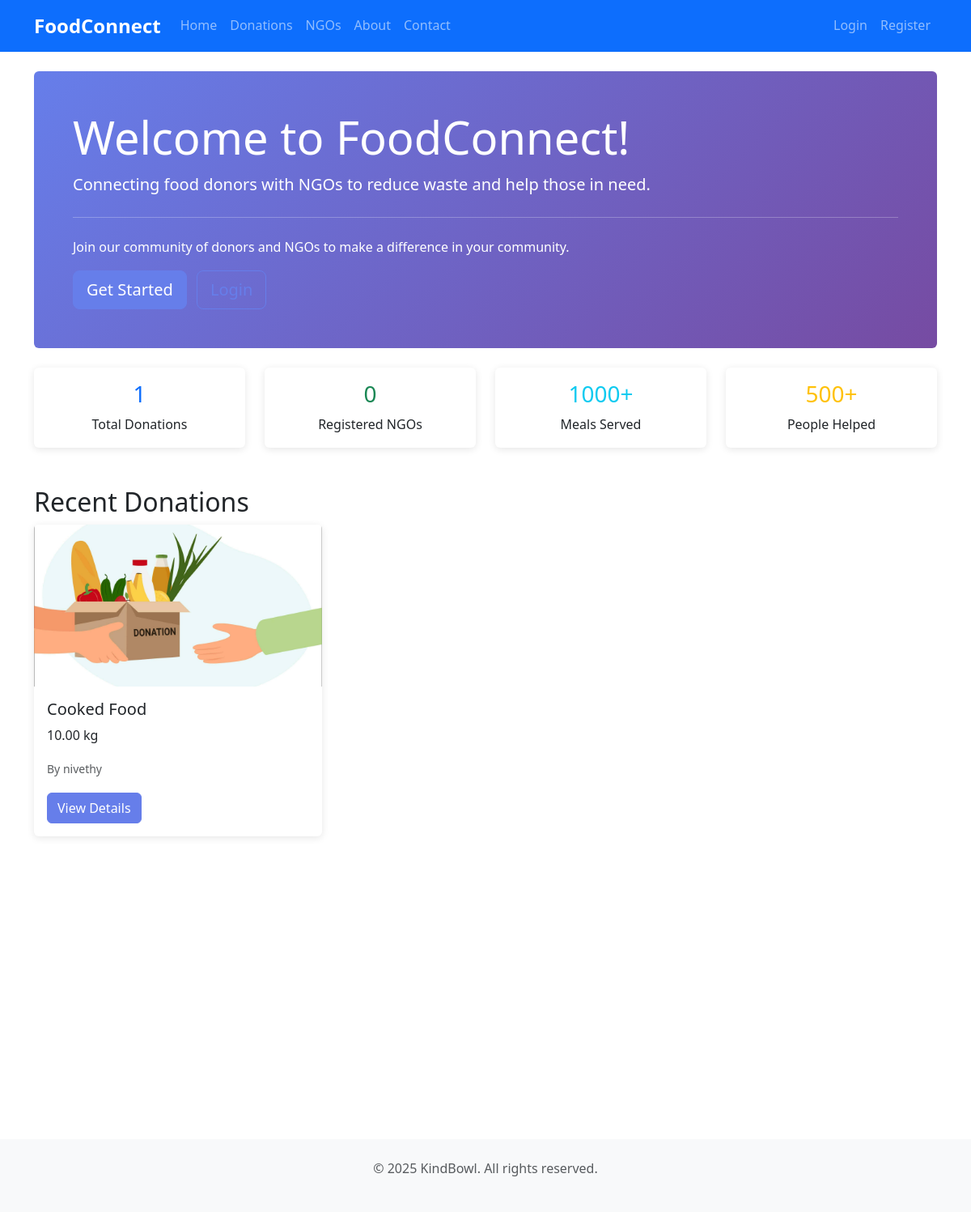
The page / on the database its author committed.
### donations/models.py (models this page shows, shortened)
class FoodDonation(models.Model):
    FOOD_TYPES = [
        ('cooked', 'Cooked Food'),
        ('raw', 'Raw Food'),
        ('packaged', 'Packaged Food'),
        ('beverages', 'Beverages'),
        ('other', 'Other'),
    ]
    STATUS_CHOICES = [
        ('available', 'Available'),
        ('accepted', 'Accepted'),
        ('completed', 'Completed'),
        ('expired', 'Expired'),
        ('cancelled', 'Cancelled'),
    ]
    donor = models.ForeignKey(User, on_delete=models.CASCADE)
    food_type = models.CharField(max_length=50, choices=FOOD_TYPES)
    quantity = models.DecimalField(max_digits=10, decimal_places=2)
    unit = models.CharField(max_length=20)
    description = models.TextField()
    pickup_option = models.BooleanField(default=True)
    drop_off_address = models.TextField(blank=True)
    available_until = models.DateTimeField()
    status = models.CharField(max_length=20, choices=STATUS_CHOICES, default='available')
    image = models.ImageField(upload_to='donations/', blank=True, null=True)
    created_at = models.DateTimeField(auto_now_add=True)
    updated_at = models.DateTimeField(auto_now=True)
    class Meta:
        verbose_name = 'Food Donation'
        verbose_name_plural = 'Food Donations'
        ordering = ['-created_at']

### accounts/models.py (models this page shows, shortened)
class User(AbstractUser):
    USER_TYPES = [
        ('donor', 'Donor'),
        ('ngo', 'NGO'),
        ('admin', 'Admin'),
    ]
    user_type = models.CharField(max_length=20, choices=USER_TYPES, default='donor')
    phone = models.CharField(max_length=15, blank=True)
    address = models.TextField(blank=True)
    created_at = models.DateTimeField(auto_now_add=True)
    updated_at = models.DateTimeField(auto_now=True)
    class Meta:
        verbose_name = 'User'
        verbose_name_plural = 'Users'

### main/views.py (the view)
# urls.py: 2. Add a URL to urlpatterns:  path('', views.home, name='home')
def home(request):
    recent_donations = FoodDonation.objects.filter(status='available').order_by('-created_at')[:6]
    total_donations = FoodDonation.objects.count()
    total_ngos = NGOProfile.objects.filter(is_verified=True).count()
    context = {
        'recent_donations': recent_donations,
        'total_donations': total_donations,
        'total_ngos': total_ngos,
    }
    return render(request, 'home.html', context)

### templates/home.html (shortened to what this page needs)
{% extends 'base.html' %}
{% block content %}
<div class="row">
    <div class="col-12">
        <div class="jumbotron bg-light p-5 rounded">
            <h1 class="display-4">Welcome to FoodConnect!</h1>
            <p class="lead">Connecting food donors with NGOs to reduce waste and help those in need.</p>
            <hr class="my-4">
            <p>Join our community of donors and NGOs to make a difference in your community.</p>
            {% if not user.is_authenticated %}
                <a class="btn btn-primary btn-lg me-2" href="{% url 'accounts:register' %}" role="button">Get Started</a>
                <a class="btn btn-outline-primary btn-lg" href="{% url 'accounts:login' %}" role="button">Login</a>
            {% else %}
                <a class="btn btn-primary btn-lg me-2" href="{% url 'donations:list' %}" role="button">Browse Donations</a>
                <a class="btn btn-outline-primary btn-lg" href="{% url 'main:dashboard' %}" role="button">Dashboard</a>
            {% endif %}
        </div>
    </div>
</div>
<div class="row mt-4">
    <div class="col-md-3">
        <div class="card text-center">
            <div class="card-body">
                <h3 class="card-title text-primary">{{ total_donations }}</h3>
                <p class="card-text">Total Donations</p>
            </div>
        </div>
    </div>
    <div class="col-md-3">
        <div class="card text-center">
            <div class="card-body">
                <h3 class="card-title text-success">{{ total_ngos }}</h3>
                <p class="card-text">Registered NGOs</p>
            </div>
        </div>
    </div>
    <div class="col-md-3">
        <div class="card text-center">
            <div class="card-body">
                <h3 class="card-title text-info">1000+</h3>
                <p class="card-text">Meals Served</p>
            </div>
        </div>
    </div>
    <div class="col-md-3">
        <div class="card text-center">
            <div class="card-body">
                <h3 class="card-title text-warning">500+</h3>
                <p class="card-text">People Helped</p>
            </div>
        </div>
    </div>
</div>
{% if recent_donations %}
<div class="row mt-5">
    <div class="col-12">
        <h2>Recent Donations</h2>
        <div class="row">
            {% for donation in recent_donations %}
            <div class="col-md-4 mb-3">
                <div class="card h-100">
                    {% if donation.image %}
                        <img src="{{ donation.image.url }}" class="card-img-top" alt="{{ donation.food_type }}" style="height: 200px; object-fit: cover;">
                    {% endif %}
                    <div class="card-body">
                        <h5 class="card-title">{{ donation.get_food_type_display }}</h5>
                        <p class="card-text">{{ donation.quantity }} {{ donation.unit }}</p>
                        <p class="card-text"><small class="text-muted">By {{ donation.donor.username }}</small></p>
                        <a href="{% url 'donations:detail' donation.pk %}" class="btn btn-primary">View Details</a>
                    </div>
                </div>
            </div>
            {% endfor %}
        </div>
    </div>
</div>
{% endif %}
<div class="row mt-5">
    <div class="col-md-6">
    </div>
    <div class="col-md-6">
    </div>
</div>
{% endblock %}

### static/css/style.css (style rules this page uses)
body { font-family: 'Segoe UI', Tahoma, Geneva, Verdana, sans-serif; line-height: 1.6; }
.jumbotron { background: linear-gradient(135deg, #667eea 0%, #764ba2 100%); color: white; }
.jumbotron h1 { color: white; }
.card { transition: transform 0.3s ease; border: none; box-shadow: 0 2px 10px rgba(0,0,0,0.1); }
.btn-primary { background-color: #667eea; border-color: #667eea; }
.btn-outline-primary { color: #667eea; border-color: #667eea; }

### rows shown on the page
FoodDonation: image (picture), food_type "Cooked Food", quantity "10.00", unit "kg", donor.username "nivethy"

### other values the page prints
{{ total_donations }} "1"
{{ total_ngos }} "0"
